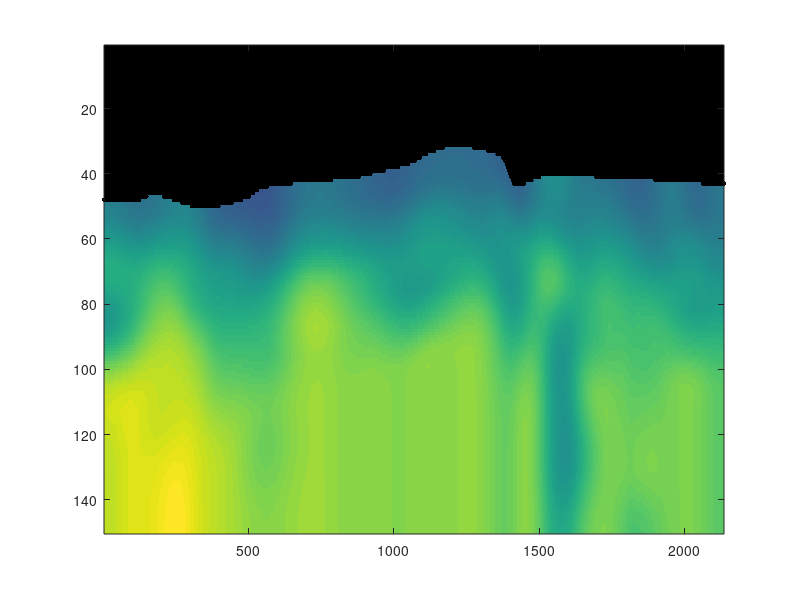

This figure's MATLAB source: (Note: this script raises an error after producing the figure.)
 clc;clear;close all;

%%
Location = load('foresee_ch_loc.txt');
V = load('Vs_profile.mat');
V_smooth = V.V_smooth;

%%
sx = zeros(1,2137);
sy = zeros(1,2137);
for i = 1:2137
    for j = 1:150-1
        if isnan(V_smooth(j,i)) && ~isnan(V_smooth(j+1,i))
            sx(i) = i; sy(i) = j;
        end
    end
end

figure
h = imagesc(V_smooth);
hold on;
scatter(sx,sy,10,'k','filled');
set(h,'alphadata',~isnan(V_smooth));
colormap(flipud(color_map('spectral')));
yticks(-13:160/8:147);
yticklabels(((-13:160/8:147)+303-350)*-1+350);
ylim([27 147]);
clim([1200 2500]);
h = colorbar; set(h, 'YDir', 'reverse');
h.Label.String = 'S-wave velocity (m/s)';
h.YTick = (1200:400:2400);
xlabel('Channel'); ylabel('Elevation (m)');
grid on; box on;
set(gca,'linewidth',2,'fontsize',20,'fontname','Arial','TickLength',[0.007 0.01]);
set(gcf,'unit','centimeters','position',[0,15,45,10]);

%%
X = Location(:,2)';
Y = Location(:,1)';
X = repmat(X, 150, 1);
Y = repmat(Y, 150, 1);
Z = (1:150)';
Z = repmat(Z, 1, 2137);

xx = X(:);
yy = Y(:);
zz = Z(:);
vv = flipud(V_smooth);
vv = vv(:);

%%
figure
scatter3(xx,yy,zz,50,vv,'filled');
colormap(flipud(color_map('spectral')));
clim([1200 2500]);
view([-80 40]);
box on;
zticks(3:160/8:163);
zticklabels(((147:-160/8:-13)+303-350)*-1+350);
zlim([3 123]);

xlim([-77.880 -77.850]);
xticks(-77.880:0.01:-77.850);
ylim([40.788 40.815]);
yticks(40.788:0.004:40.815);

zlabel('Elevation (m)');
h = colorbar; set(h, 'YDir', 'reverse');
h.Label.String = 'S-wave velocity (m/s)';
h.YTick = (1200:400:2400);
set(gca,'linewidth',2,'fontsize',20,'fontname','Arial','TickLength',[0.007 0.01]);
set(gcf,'unit','centimeters','position',[0,2,50,15]);